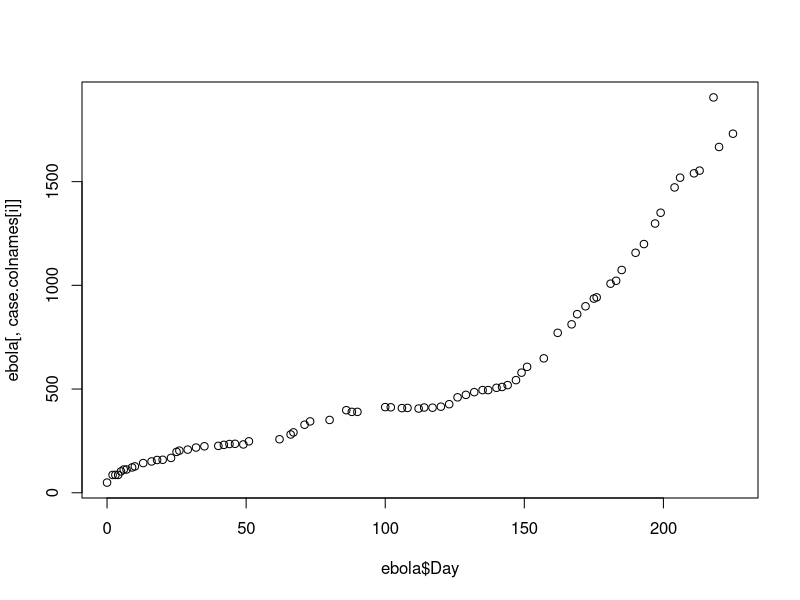
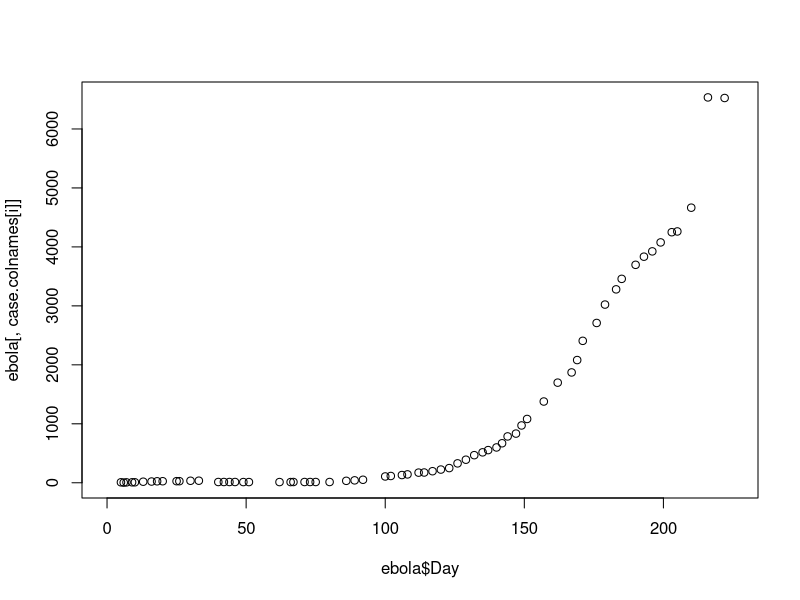
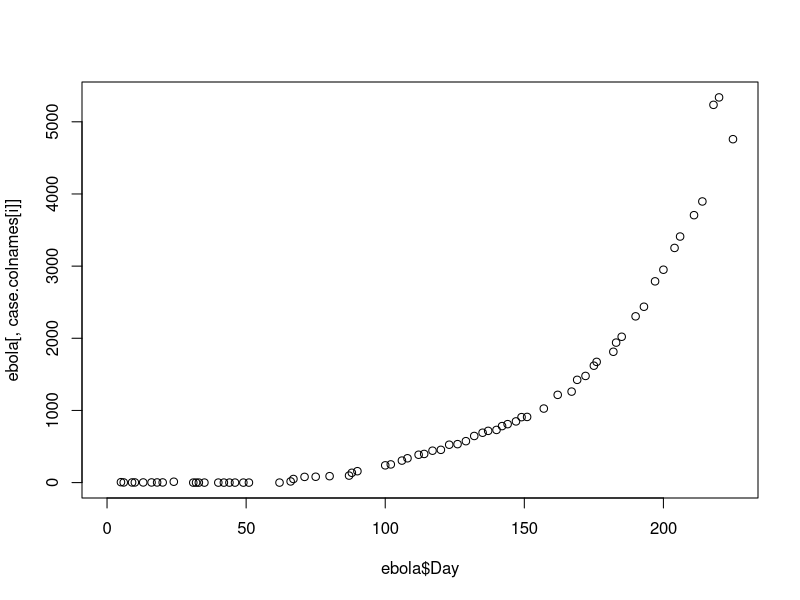
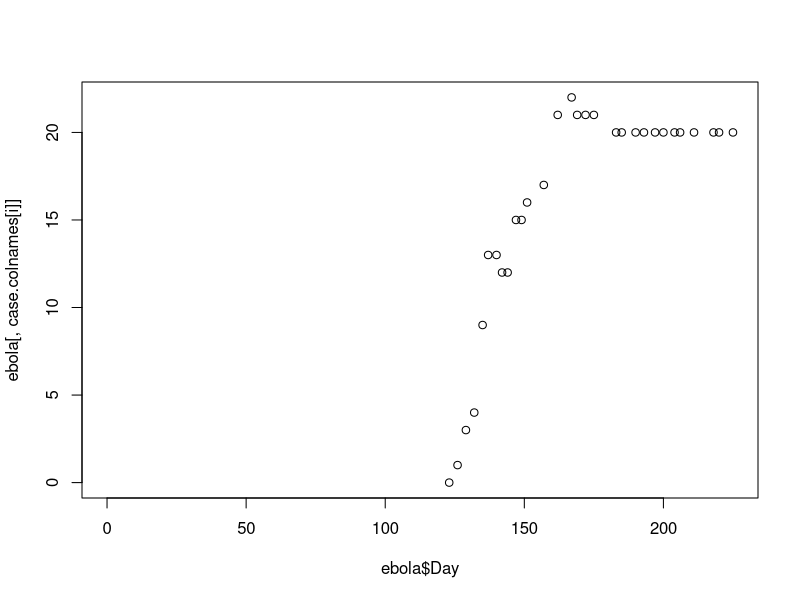
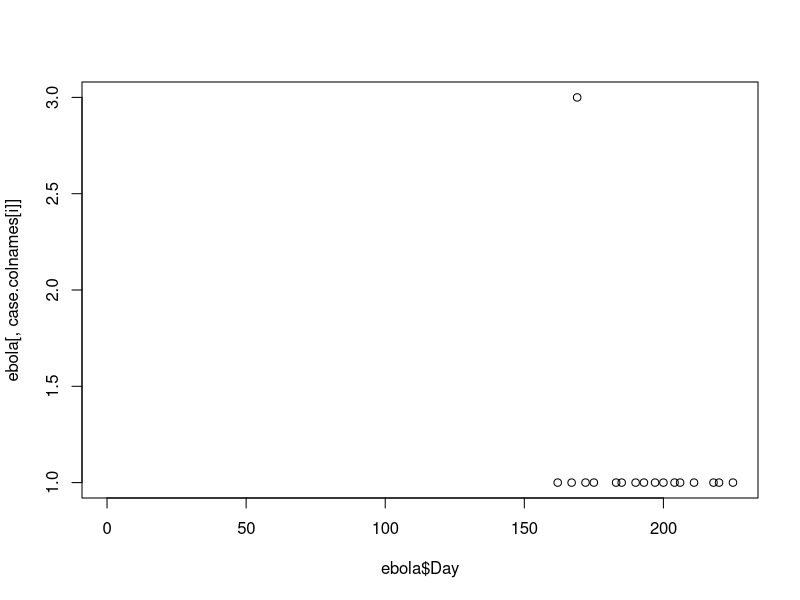
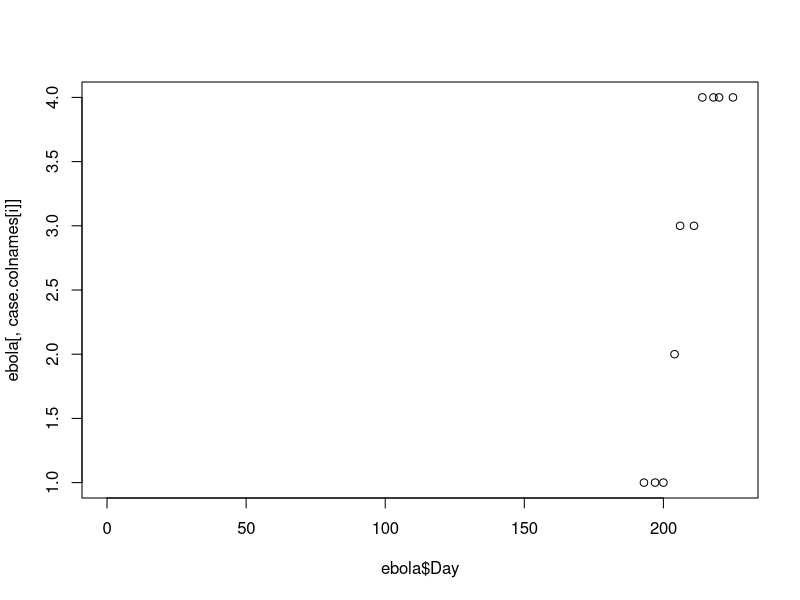
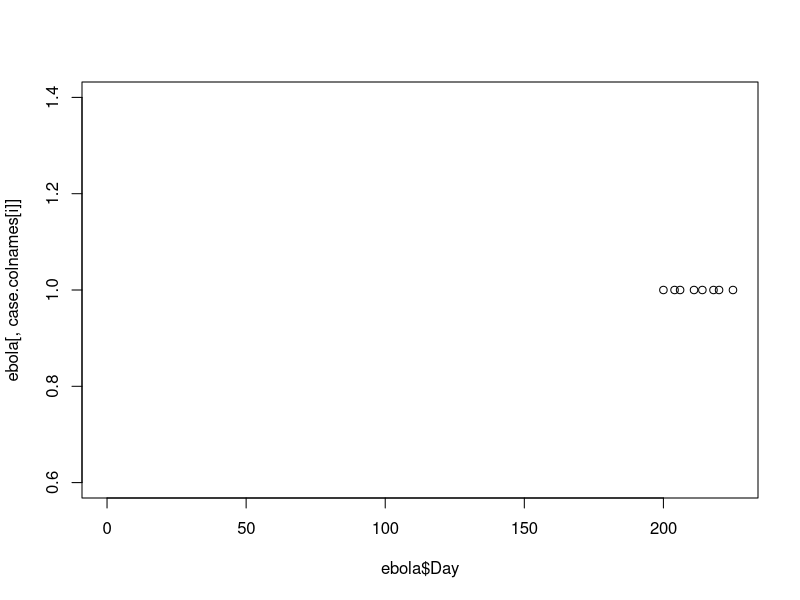
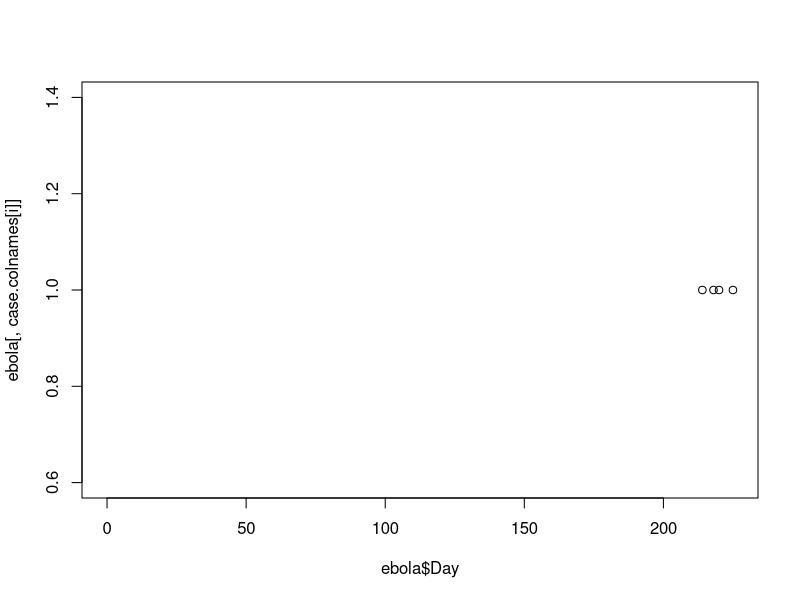

These charts were generated, in order, by the following R code:
###############
## Slide 2
###############

## If necessary, use setwd() to get to the right directory
ebola <- read.table("country_timeseries.csv", sep = ",",
                    header = TRUE)
ebola[1:3, 1:5]

###############
## Slide 3
###############

## Try out the print() function
print(1:3)

## Try out the paste() function
paste("Brooke", "Anderson")
paste("Brooke", "Anderson", sep = ".")

###############
## Slide 4
###############

## Try out more with the paste() function
rankings.name <- c("First", "Second", "Third")
rankings.num <- c(1:3)
paste(rankings.name, "is what we call #", rankings.num)

###############
## Slide 6
###############

## Try out a very basic loop
for(i in 1:3){
        print("For this loop, i is:")
        print(i)
}

###############
## Slide 7
###############

## Another pretty basic loop
for(i in 1:3){
        print(paste("For this loop, i is", i))
}

###############
## Slide 8
###############

## Reminder on indexing
my.family <- c("Reeves", "Brooke", "Cord")
my.family[1]

###############
## Slide 9
###############

## Use indexing in a loop
for(i in 1:3){
        print(my.family[i])
}

###############
## Slide 10
###############

## Try setting i yourself to figure out what a loop's doing
i <- 1
print(my.family[i])

i <- 2
print(my.family[i])

###############
## Slide 13
###############

## Create vectors of countries with ebola data and column names
## for the columns with cases
Country <- c("Guinea", "Liberia", "SierraLeone", "Nigeria",
             "Senegal", "UnitedStates", "Spain", "Mali")
case.colnames <- paste("Cases", Country, sep = "_")
case.colnames

###############
## Slide 14
###############

## Set up a dataframe to use to store answers from your loop
ebola.cases <- data.frame(country = Country,
                          nonmissing.obs = NA)
ebola.cases

###############
## Slide 15
###############

## On each loop run, you want to get the mean of a certain column
## For example, for the first run of the loop, i will equal 1, and you'll
## want to get the mean of the column "Cases_Guinea" from the ebola dataset

## You want to get:
mean(ebola[ , "Cases_Guinea"], na.rm = TRUE)

## You can use indexing to get:
i <- 1
case.colnames[i]

## Then
mean.cases <- mean(ebola[ , case.colnames[i]], na.rm = TRUE)
mean.cases

###############
## Slide 16
###############

## Now you can use indexing to put this value in the dataframe
## you set up, ebola.cases.
head(ebola.cases, 2)

ebola.cases[i, "nonmissing.obs"] <- 1
head(ebola.cases, 2)

###############
## Slide 17
###############

## Put the mean you calculated into the dataframe
ebola.cases[i, "nonmissing.obs"] <- mean.cases
head(ebola.cases, 2)

###############
## Slide 18
###############

## Now put this all together to create a loop
Country <- c("Guinea", "Liberia", "SierraLeone", "Nigeria",
             "Senegal", "UnitedStates", "Spain", "Mali")
case.colnames <- paste("Cases", Country, sep = "_")
ebola.cases <- data.frame(country = Country,
                          nonmissing.obs = NA)

for(i in 1:length(Country)){
        mean.cases <- mean(ebola[ , case.colnames[i]], na.rm = TRUE)
        ebola.cases[i, "nonmissing.obs"] <- mean.cases
}

###############
## Slide 19
###############

## Now check out your dataframe
head(ebola.cases)

#####################################################################
## "Try It Yourself" answers
#####################################################################

#######################
## Answers for Slide 11
#######################

####
## Create a vector of the column names for data on cases in the ebola dataset:
####

## The most basic way:
Country <- c("Guinea", "Liberia", "SierraLeone", "Nigeria",
             "Senegal", "UnitedStates", "Spain", "Mali")
case.colnames <- paste("Cases", Country, sep = "_")

## You could also use regular expressions in R to pull just the 
## column names with "Cases_" in the name:
case.colnames <- grep("Cases_", colnames(ebola), value = TRUE)
## (Regular expressions are a kind of complex but very powerful 
## tool to help you save time and effort. They're also useful in
## other computer programming languages like Python and Perl.)
## Once you've done this, you can use another regular expression
## function, `sub()`, to pull out the country names to create
## the Country vector
Country <- sub("Cases_", "", case.colnames)

####
## Use a loop to print out the names of people in your group
## (I'll use people in my family.)
####

first.names <- c("Reeves", "Brooke", "Cord")
last.names <- rep("Anderson", times = 3)

for(i in 1:length(first.names)){ ## length(first.names) is just how many people are in your group
    print(paste(first.names[i], last.names[i], "is in our group"))    
}
## Note-- this exercise was just to practice simple loops; if you really wanted to
## print this out, you could also just use paste by itself, like:
print(paste(first.names, last.names, "is in our group")) 

####
## Print out 10 dice rolls
####

for(i in 1:10){
        die.roll <- sample(1:6, size = 1)
        print(paste("Die roll #", i, "is:", die.roll))
}
## Again, this exercise is mostly to practice a simple loop. If you
## wanted to get 10 random samples of die rolls, you could also just do:
sample(1:6, size = 10, replace = TRUE)

#######################
## Answers for Slide 20
#######################

####
## Use a loop get the range of each country's number of ebola 
## cases from our data. Put these values in a new dataframe with 
## the columns Country, Min.Cases, and Max.Cases.
####

## Create a vector called Country that lists all of our countries
Country <- c("Guinea", "Liberia", "SierraLeone", "Nigeria",
             "Senegal", "UnitedStates", "Spain", "Mali")

## Create a vector called case.colnames the gives the names of the 
## columns for all countries
case.colnames <- paste("Cases", Country, sep = "_")

## Create a dataframe called Case.Ranges that uses the Country vector 
## as a Country column and then also has columns for Min.Cases and Max.Cases. 
## To start, these will just be full of NAs.
Case.Ranges <- data.frame(country = Country,
                          Min.Cases = NA,
                          Max.Cases = NA)

## You can get the range of a vector using the `range()` function:
range(ebola[ , "Cases_Guinea"], na.rm = TRUE)

## Using indexing with i, you can also get this with
i <- 1
range(ebola[ , case.colnames[i]], na.rm = TRUE)

## Create a loop where i goes from 1 to the length of your Country vector.
## For each loop, use range(ebola, na.rm = TRUE) to get the range of cases for 
## that country. For each loop, use indexing to put this range (it will be two 
## values) in the right places in your Case.Ranges dataframe.
for(i in 1:length(Country)){
        case.range <- range(ebola[ , case.colnames[i]], na.rm = TRUE)
        Case.Ranges[i, c("Min.Cases", "Max.Cases")] <- case.range
}

####
## Use a loop to plot ebola cases by day for each of the countries.
##

Country <- c("Guinea", "Liberia", "SierraLeone", "Nigeria", ## same vector we've created before
             "Senegal", "UnitedStates", "Spain", "Mali")
case.colnames <- paste("Cases", Country, sep = "_")

## Most basic
for(i in 1:length(Country)){
        plot(ebola$Day, ebola[ , case.colnames[i]])
}

## Fancier
for(i in 1:length(Country)){
        plot(ebola$Day, ebola[ , case.colnames[i]],
             main = Country[i], 
             xlab = "Day in ebola tracking",
             ylab = paste("Cases in", Country[i]),
             cex = 1.5, pch = 21, bg = "red")
}

## Fanciest: 
## Put them all on the same graph and save as a pdf
pdf("EbolaCases.pdf", height = 2, width = 12) # This will save this pdf to your working directory
par(mfrow = c(1, length(Country)))
# Create labels for the graphs that have spaces for Sierra Leone 
# and the United States
Country.Labels <- sub("([a-z])([A-Z])", "\\1\\ \\2", Country, perl = TRUE) 
for(i in 1:length(Country)){
        plot(ebola$Day, ebola[ , case.colnames[i]],
             main = Country.Labels[i], 
             xlab = "Day in ebola tracking",
             ylab = paste("Cases in", Country.Labels[i]),
             cex = 0.8, pch = 21, bg = "red",
             ylim = range(ebola[ , case.colnames], na.rm = TRUE)) ## Give them all the same y range
}
dev.off() ## This closes your pdf device and, in essence, finishes up your plot